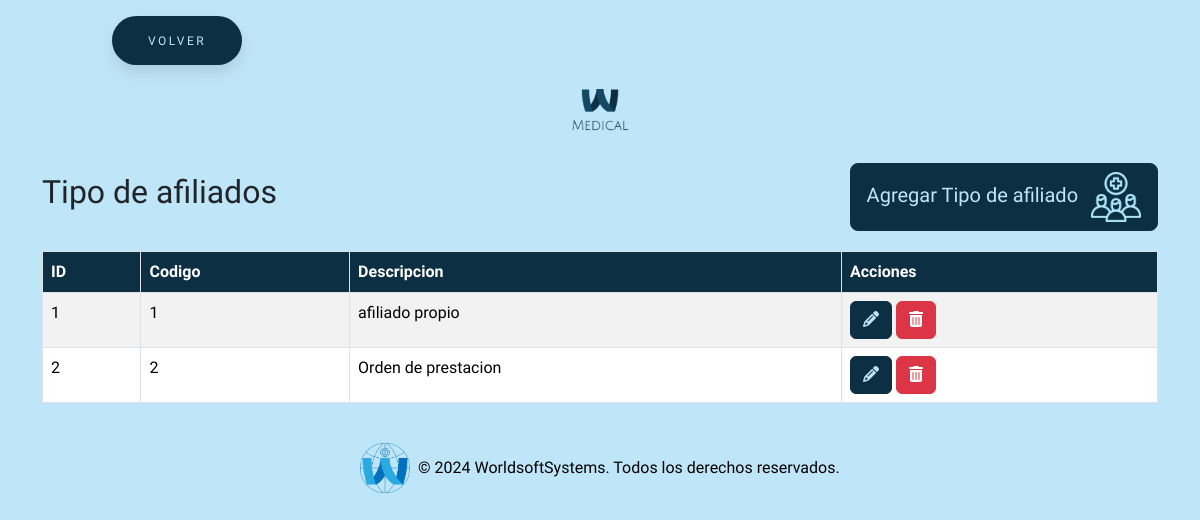
/prueba/todosAjustes/tipoAfiliado/tipoAfiliado.php (signed in), run on the app's committed database.
### tables this page shows
CREATE TABLE `tipo_afiliado` (
  `id` int(11) NOT NULL,
  `codigo` varchar(255) NOT NULL,
  `descripcion` varchar(255) NOT NULL
);

### prueba/todosAjustes/tipoAfiliado/tipoAfiliado.php (the view, shortened to what this page needs)
<?php
require_once "../../conexion.php";
$sql = "SELECT * FROM tipo_afiliado";
$result = $conn->query($sql);
?>
<!DOCTYPE html>
<html lang="en">
<head>
    <link href="https://cdn.jsdelivr.net/npm/bootstrap@5.3.3/dist/css/bootstrap.min.css" rel="stylesheet"
>
    <link rel="stylesheet" href="https://cdnjs.cloudflare.com/ajax/libs/font-awesome/6.5.2/css/all.min.css"
 />
    <link rel="stylesheet" href="../../estilos/styleBotones.css">
    <link rel="stylesheet" href="../../estilos/styleGeneral.css">
</head>
<body>
    <button class="button" style="vertical-align:middle; margin-left:7rem"
        onclick="window.location.href = '../../seccionAjustes/ajustes.php';">
        <span>VOLVER</span>
    </button>
    <div class="text-center my-4">
        <img src="../../img/logo.png" alt="Logo MEDICAL" class="img-fluid" style="max-width: 120px;">
    </div>
    <div class="container">
        <div class="title-container">
            <h2>Tipo de afiliados</h2>
            <button type="button" class="btn btn-custom btn-lg" data-bs-toggle="modal"
                data-bs-target="#agregarTipoModal">
                Agregar Tipo de afiliado <img src="../../img/tipoAfiliado.png" alt="Icono agregar tipoAfiliado"
                    style="width: 50px; height: 50px; margin-left: 8px;">
            </button>
        </div>
        <table class="table table-striped table-bordered">
            <thead class="table-custom">
                <tr>
                    <th>ID</th>
                    <th>Codigo</th>
                    <th>Descripcion</th>
                    <th>Acciones</th>
                </tr>
            </thead>
            <tbody>
                <?php if ($result->num_rows > 0): ?>
                    <?php while ($row = $result->fetch_assoc()): ?>
                        <tr>
                            <td><?= $row["id"] ?></td>
                            <td><?= $row["codigo"] ?></td>
                            <td><?= $row["descripcion"] ?></td>
                            <td>
                                <button class="btn btn-custom-editar" onclick='editarTipo(<?= json_encode($row) ?>)'><i
                                        class="fas fa-pencil-alt"></i></button>
                                <a href="?eliminar=<?= $row['id'] ?>" class="btn btn-danger"
                                    onclick="return confirm('¿Estás seguro de que deseas eliminar este tipo?');"><i
                                        class="fas fa-trash-alt"></i></a>
                            </td>
                        </tr>
                    <?php endwhile; ?>
                <?php else: ?>
                    <tr>
                        <td colspan="4">No se encontraron resultados</td>
                    </tr>
                <?php endif; ?>
            </tbody>
        </table>
    </div>
    <footer class="bg-dark text-white text-center py-4 mt-auto">
        <div class="container">
            <div class="row justify-content-center">
                <div class="col-md-12 footer-logo-text">
                    <img src="../../img/logoWSS.png" alt="Logo" class="img-fluid" style="max-height: 50px;">
                    <p class="mb-0">&copy; 2024 WorldsoftSystems. Todos los derechos reservados.</p>
                </div>
            </div>
        </div>
    </footer>
</body>
</html>

### prueba/estilos/styleBotones.css (style rules this page uses)
:root { --primary-color: #0d2f44; }
body, html { background-color: #bfe6f8 !important; font-family: 'Cabin Condensed', sans-serif !important; }
.title-container { display: flex; align-items: center; justify-content: space-between; margin-bottom: 20px; }
.btn-custom { background-color: var(--primary-color) !important; border-color: var(--primary-color) !important; color: #bfe6f8 !important; transition: all 0.3s ease; }
.btn-custom-editar { background-color: var(--primary-color) !important; border-color: var(--primary-color) !important; color: #bfe6f8 !important; transition: all 0.3s ease; }
.button { padding: 1.3em 3em; font-size: 12px; text-transform: uppercase; letter-spacing: 2.5px; font-weight: 500; color: #bfe6f8; background-color: var(--primary-color) !important; border-color: var(--primary-color) !important; border: none; border-radius: 45px; box-shadow: 0px 8px 15px rgba(0, 0, 0, 0.1); transition: all 0.3s ease 0s; cursor: pointer; outline: none; margin-top: 1rem; }

### prueba/estilos/styleGeneral.css (style rules this page uses)
:root { --primary-color: #0d2f44; }
body, html { background-color: #bfe6f8 !important; font-family: 'Cabin Condensed', sans-serif !important; }
a { text-decoration: none !important; }
.table-custom th { background-color: var(--primary-color) !important; color: white !important; }
.footer-logo-text { display: flex; align-items: center; justify-content: center; color: #000; }
footer.bg-dark { background-color: transparent !important; padding-top: 10rem; }
.footer-logo-text img { margin-right: 0.5rem; }

### data on the page
tipo_afiliado: id "1", codigo "1", descripcion "afiliado propio"
tipo_afiliado: id "2", codigo "2", descripcion "Orden de prestacion"
